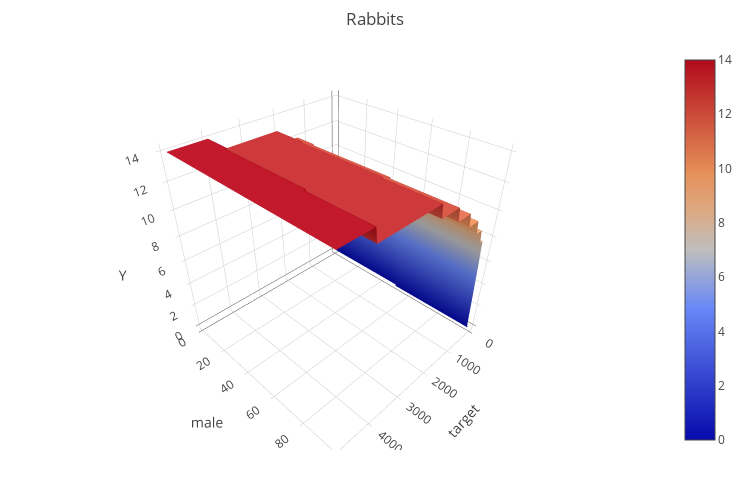

Source (notebook cell):
### Code cell
plot_surface(df_male_target)

### Figure 1 — Plotly figure (JSON) as saved in the notebook; plotly's stock layout.template omitted (floating-point values rounded to 4 significant figures; data arrays with more than 128 entries replaced by an {"elided": "..."} marker saying what was removed)
{"data": [{"type": "surface", "x": [1, 51, 101, 151, 201, 251, 301, 351, 401, 451, 501, 551, 601, 651, 701, 751, 801, 851, 901, 951, 1001, 1051, 1101, 1151, 1201, 1251, 1301, 1351, 1401, 1451, 1501, 1551, 1601, 1651, 1701, 1751, 1801, 1851, 1901, 1951, 2001, 2051, 2101, 2151, 2201, 2251, 2301, 2351, 2401, 2451, 2501, 2551, 2601, 2651, 2701, 2751, 2801, 2851, 2901, 2951, 3001, 3051, 3101, 3151, 3201, 3251, 3301, 3351, 3401, 3451, 3501, 3551, 3601, 3651, 3701, 3751, 3801, 3851, 3901, 3951, 4001, 4051, 4101, 4151, 4201, 4251, 4301, 4351, 4401, 4451, 4501, 4551, 4601, 4651, 4701, 4751, 4801, 4851, 4901, 4951], "y": [1, 3, 5, 7, 9, 11, 13, 15, 17, 19, 21, 23, 25, 27, 29, 31, 33, 35, 37, 39, 41, 43, 45, 47, 49, 51, 53, 55, 57, 59, 61, 63, 65, 67, 69, 71, 73, 75, 77, 79, 81, 83, 85, 87, 89, 91, 93, 95, 97, 99], "z": {"elided": "50x100 int values"}}], "layout": {"autosize": false, "height": 500, "margin": {"b": 50, "l": 10, "r": 10, "t": 50}, "scene": {"xaxis": {"title": "target"}, "yaxis": {"title": "male"}, "zaxis": {"title": "Y"}}, "title": "Rabbits", "width": 750}}
